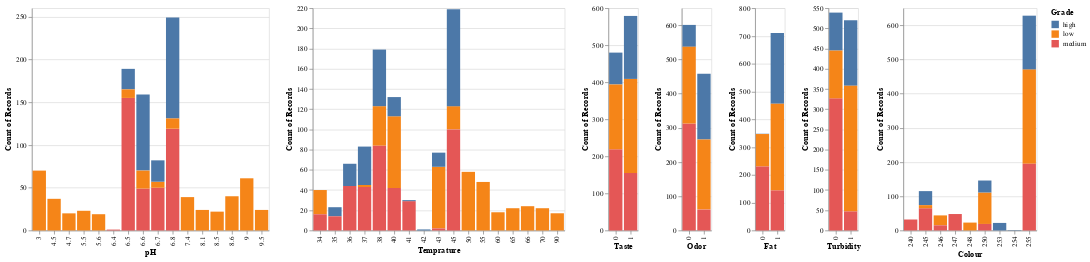

This figure's notebook cell:
### Code cell
final_chart

### Figure 1 — Vega-Lite specification as saved in the notebook (floating-point values rounded to 4 significant figures; data arrays with more than 128 entries replaced by an {"elided": "..."} marker saying what was removed)
{"config": {"view": {"continuousWidth": 300, "continuousHeight": 300}}, "hconcat": [{"mark": {"type": "bar"}, "encoding": {"color": {"field": "Grade", "type": "nominal"}, "x": {"field": "pH", "title": "pH", "type": "nominal"}, "y": {"aggregate": "count", "type": "quantitative"}}}, {"mark": {"type": "bar"}, "encoding": {"color": {"field": "Grade", "type": "nominal"}, "x": {"field": "Temprature", "title": "Temprature", "type": "nominal"}, "y": {"aggregate": "count", "type": "quantitative"}}}, {"mark": {"type": "bar"}, "encoding": {"color": {"field": "Grade", "type": "nominal"}, "x": {"field": "Taste", "title": "Taste", "type": "nominal"}, "y": {"aggregate": "count", "type": "quantitative"}}}, {"mark": {"type": "bar"}, "encoding": {"color": {"field": "Grade", "type": "nominal"}, "x": {"field": "Odor", "title": "Odor", "type": "nominal"}, "y": {"aggregate": "count", "type": "quantitative"}}}, {"mark": {"type": "bar"}, "encoding": {"color": {"field": "Grade", "type": "nominal"}, "x": {"field": "Fat", "title": "Fat", "type": "nominal"}, "y": {"aggregate": "count", "type": "quantitative"}}}, {"mark": {"type": "bar"}, "encoding": {"color": {"field": "Grade", "type": "nominal"}, "x": {"field": "Turbidity", "title": "Turbidity", "type": "nominal"}, "y": {"aggregate": "count", "type": "quantitative"}}}, {"mark": {"type": "bar"}, "encoding": {"color": {"field": "Grade", "type": "nominal"}, "x": {"field": "Colour", "title": "Colour", "type": "nominal"}, "y": {"aggregate": "count", "type": "quantitative"}}}], "data": {"name": "data-b2ef25a62d413681a7a703f84ca89926"}, "$schema": "https://vega.github.io/schema/vega-lite/v5.16.3.json", "datasets": {"data-b2ef25a62d413681a7a703f84ca89926": {"elided": "1059 records"}}}
